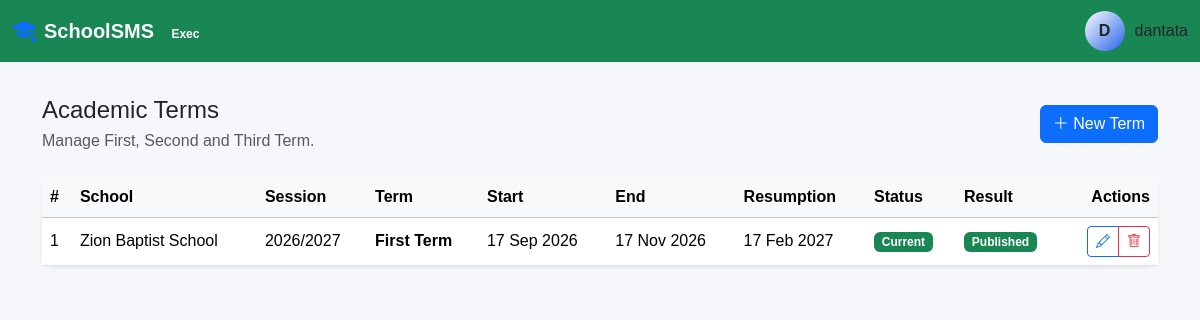
Screenshot of /academics/terms/ (signed in) with the database file from the repository.
### accounts/models.py (models this page shows, shortened)
class User(AbstractUser):
    class Role(models.TextChoices):
        SUPER_ADMIN = (
            "super_admin",
            "Super Administrator",
        )
        SCHOOL_ADMIN = (
            "school_admin",
            "School Administrator",
        )
        PRINCIPAL = (
            "principal",
            "Principal",
        )
        VICE_PRINCIPAL = (
            "vice_principal",
            "Vice Principal",
        )
        HEAD_TEACHER = (
            "head_teacher",
            "Head Teacher",
        )
        TEACHER = (
            "teacher",
            "Teacher",
        )
        FORM_TEACHER = (
            "form_teacher",
            "Form Teacher",
        )
        BURSAR = (
            "bursar",
            "Bursar",
        )
        ACCOUNTANT = (
            "accountant",
            "Accountant",
        )
        REGISTRAR = (
            "registrar",
            "Registrar",
        )
        STUDENT = (
            "student",
            "Student",
        )
        PARENT = (
            "parent",
            "Parent/Guardian",
        )
    school = models.ForeignKey(
        "schools.School",
        on_delete=models.SET_NULL,
        null=True,
        blank=True,
        related_name="users",
    )
    role = models.CharField(
        max_length=30,
        choices=Role.choices,
        default=Role.TEACHER,
    )
    phone = models.CharField(
        max_length=20,
        blank=True,
    )
    staff_id = models.CharField(
        max_length=50,
        null=True,
        blank=True,
    )
    profile_photo = models.ImageField(
        upload_to="accounts/profiles/",
        blank=True,
        null=True,
    )
    address = models.TextField(
        blank=True,
    )
    date_of_birth = models.DateField(
        blank=True,
        null=True,
    )
    is_verified = models.BooleanField(
        default=False,
    )
    created_at = models.DateTimeField(
        auto_now_add=True,
    )
    updated_at = models.DateTimeField(
        auto_now=True,
    )
    class Meta:
        ordering = [
            "first_name",
            "last_name",
        ]
        constraints = [
            models.UniqueConstraint(
                fields=[
                    "school",
                    "staff_id",
                ],
                condition=Q(
                    staff_id__isnull=False,
                ),
                name="unique_staff_id_per_school",
            ),
        ]

### academics/models.py (models this page shows, shortened)
class Term(models.Model):
    class TermType(models.TextChoices):
        FIRST = "first", "First Term"
        SECOND = "second", "Second Term"
        THIRD = "third", "Third Term"
    session = models.ForeignKey(
        AcademicSession,
        on_delete=models.CASCADE,
        related_name="terms",
    )
    term = models.CharField(
        max_length=10,
        choices=TermType.choices,
    )
    start_date = models.DateField()
    end_date = models.DateField()
    next_term_resumption_date = models.DateField(
        null=True,
        blank=True,
    )
    is_current = models.BooleanField(
        default=False,
    )
    result_published = models.BooleanField(
        default=False,
    )
    created_at = models.DateTimeField(
        auto_now_add=True,
    )
    updated_at = models.DateTimeField(
        auto_now=True,
    )
    class Meta:
        ordering = [
            "session",
            "term",
        ]
        constraints = [
            models.UniqueConstraint(
                fields=[
                    "session",
                    "term",
                ],
                name="unique_session_term",
            ),
        ]

class AcademicSession(models.Model):
    school = models.ForeignKey(
        "schools.School",
        on_delete=models.CASCADE,
        related_name="academic_sessions",
    )
    name = models.CharField(
        max_length=20,
        help_text="Example: 2026/2027",
    )
    start_date = models.DateField()
    end_date = models.DateField()
    is_current = models.BooleanField(
        default=False,
    )
    created_at = models.DateTimeField(
        auto_now_add=True,
    )
    updated_at = models.DateTimeField(
        auto_now=True,
    )
    class Meta:
        ordering = ["-start_date"]
        constraints = [
            models.UniqueConstraint(
                fields=[
                    "school",
                    "name",
                ],
                name="unique_school_academic_session",
            ),
        ]

### schools/models.py (models this page shows, shortened)
class School(models.Model):
    name = models.CharField(
        max_length=255,
    )
    short_name = models.CharField(
        max_length=50,
        blank=True,
    )
    address = models.TextField()
    phone = models.CharField(
        max_length=30,
        blank=True,
    )
    email = models.EmailField(
        blank=True,
    )
    website = models.URLField(
        blank=True,
    )
    logo = models.ImageField(
        upload_to="schools/logos/",
        blank=True,
        null=True,
        validators=[
            FileExtensionValidator(
                allowed_extensions=[
                    "jpg",
                    "jpeg",
                    "png",
                    "webp",
                ]
            )
        ],
    )
    motto = models.CharField(
        max_length=255,
        blank=True,
    )
    principal_name = models.CharField(
        max_length=150,
        blank=True,
    )
    principal_signature = models.ImageField(
        upload_to="schools/signatures/",
        blank=True,
        null=True,
        validators=[
            FileExtensionValidator(
                allowed_extensions=[
                    "jpg",
                    "jpeg",
                    "png",
                    "webp",
                ]
            )
        ],
    )
    principal_stamp = models.ImageField(
        upload_to="schools/stamps/",
        blank=True,
        null=True,
        validators=[
            FileExtensionValidator(
                allowed_extensions=[
                    "jpg",
                    "jpeg",
                    "png",
                    "webp",
                ]
            )
        ],
    )
    is_active = models.BooleanField(
        default=True,
    )
    created_at = models.DateTimeField(
        auto_now_add=True,
    )
    updated_at = models.DateTimeField(
        auto_now=True,
    )
    class Meta:
        ordering = ["name"]

### academics/views.py (the view)
@login_required
def term_list(request):
    terms = (
        Term.objects
        .select_related(
            "session",
            "session__school",
        )
        .all()
    )
    return render(
        request,
        "academics/term_list.html",
        {
            "terms": terms,
        },
    )

### templates/academics/term_list.html (shortened to what this page needs)
{% extends "base.html" %}
{% block content %}
<div class="container pt-5">
    <div class="d-flex justify-content-between align-items-center mb-4">
        <div>
            <h4 class="mb-1">
                Academic Terms
            </h4>
            <p class="text-muted mb-0">
                Manage First, Second and Third Term.
            </p>
        </div>
        <a
            href="{% url 'academics:term_create' %}"
            class="btn btn-primary"
        >
            <i class="bi bi-plus-lg"></i>
            New Term
        </a>
    </div>
    <div class="card border-0 shadow-sm">
        <div class="card-body p-0">
            <div class="table-responsive">
                <table class="table table-hover align-middle mb-0">
                    <thead class="table-light">
                        <tr>
                            <th>#</th>
                            <th>School</th>
                            <th>Session</th>
                            <th>Term</th>
                            <th>Start</th>
                            <th>End</th>
                            <th>Resumption</th>
                            <th>Status</th>
                            <th>Result</th>
                            <th class="text-end">
                                Actions
                            </th>
                        </tr>
                    </thead>
                    <tbody>
                        {% for term in terms %}
                            <tr>
                                <td>
                                    {{ forloop.counter }}
                                </td>
                                <td>
                                    {{ term.session.school.name }}
                                </td>
                                <td>
                                    {{ term.session.name }}
                                </td>
                                <td>
                                    <strong>
                                        {{ term.get_term_display }}
                                    </strong>
                                </td>
                                <td>
                                    {{ term.start_date|date:"d M Y" }}
                                </td>
                                <td>
                                    {{ term.end_date|date:"d M Y" }}
                                </td>
                                <td>
                                    {% if term.next_term_resumption_date %}
                                        {{ term.next_term_resumption_date|date:"d M Y" }}
                                    {% else %}
                                        -
                                    {% endif %}
                                </td>
                                <td>
                                    {% if term.is_current %}
                                        <span class="badge text-bg-success">
                                            Current
                                        </span>
                                    {% else %}
                                        <span class="badge text-bg-light text-dark">
                                            -
                                        </span>
                                    {% endif %}
                                </td>
                                <td>
                                    {% if term.result_published %}
                                        <span class="badge text-bg-success">
                                            Published
                                        </span>
                                    {% else %}
                                        <span class="badge text-bg-warning">
                                            Pending
                                        </span>
                                    {% endif %}
                                </td>
                                <td class="text-end">
                                    <div class="btn-group">
                                        <a
                                            href="{% url 'academics:term_update' term.pk %}"
                                            class="btn btn-sm btn-outline-primary"
                                        >
                                            <i class="bi bi-pencil"></i>
                                        </a>
                                        <a
                                            href="{% url 'academics:term_delete' term.pk %}"
                                            class="btn btn-sm btn-outline-danger"
                                        >
                                            <i class="bi bi-trash"></i>
                                        </a>
                                    </div>
                                </td>
                            </tr>
                        {% endfor %}
                    </tbody>
                </table>
            </div>
        </div>
    </div>
</div>
{% endblock %}

### templates/base.html (shortened to what this page needs)
{% load static %}
<!DOCTYPE html>
<html lang="en">
<head>
    <link
        href="https://cdn.jsdelivr.net/npm/bootstrap@5.3.3/dist/css/bootstrap.min.css"
        rel="stylesheet"
    >
    <link
        href="https://cdn.jsdelivr.net/npm/bootstrap-icons@1.11.3/font/bootstrap-icons.css"
        rel="stylesheet"
    >
     <link
     rel="stylesheet"
     href="{% static 'css/sms.css' %}"
    >
</head>
<body>
    <nav class="navbar fixed-top bg-success" data-bs-theme="dark">
    <div class="container-fluid d-flex justify-content-between align-items-center">
        {% if request.user.role == 'super_admin' %}
            <a class="navbar-brand d-flex align-items-center gap-2 fw-bold text-light text-decoration-none" href="/admin/">
                <i class="bi bi-shield-lock-fill text-danger fs-4"></i>
                <span>SchoolSMS <span class="badge bg-danger-subtle text-danger rounded-pill fs-8 ms-1">Root</span></span>
            </a>
        {% elif request.user.role == 'principal' or request.user.role == 'vice_principal' %}
            <a class="navbar-brand d-flex align-items-center gap-2 fw-bold text-light text-decoration-none" href="{% url 'dashboard:dashboard' %}">
                <i class="bi bi-mortarboard-fill text-primary fs-4"></i>
                <span>SchoolSMS <span class="badge bg-purple-subtle text-purple rounded-pill fs-8 ms-1">Exec</span></span>
            </a>
        {% elif request.user.role == 'bursar' or request.user.role == 'accountant' %}
            <a class="navbar-brand d-flex align-items-center gap-2 fw-bold text-light text-decoration-none" href="{% url 'dashboard:dashboard' %}">
                <i class="bi bi-wallet2 text-warning fs-4"></i>
                <span>SchoolSMS <span class="badge bg-warning-subtle text-warning rounded-pill fs-8 ms-1">Finance</span></span>
            </a>
        {% elif request.user.role == 'parent' %}
            <a class="navbar-brand d-flex align-items-center gap-2 fw-bold text-light text-decoration-none" href="{% url 'dashboard:dashboard' %}">
                <i class="bi bi-people-fill text-light fs-4"></i>
                <span>SchoolSMS <span class="badge bg-light text-light rounded-pill fs-8 ms-1">Parent Portal</span></span>
            </a>
        {% else %}
            <a class="navbar-brand d-flex align-items-center gap-2 fw-bold text-light text-decoration-none" href="{% url 'dashboard:dashboard' %}">
                <i class="bi bi-mortarboard-fill text-primary fs-4"></i>
                <span>SchoolSMS</span>
            </a>
        {% endif %}
        <div class="d-flex gap-2">
            <div class="user-profile">
                <div class="avatar">
                    {{ user.username|first|upper }}
                </div>
                <span>
                    {{ user.username }}
                </span>
            </div>
        </div>
    </div>
</nav>
<div class="container-fluid pt-4 mt-4">
</div>
{% block content %}
{% endblock %}
</body>
</html>

### templates/base.html (style rules this page uses)
:root { --bg: #0b0b12; --sidebar: #11111a; --card: #151520; --border: #262638; --text: #ffffff; --muted: #fff; --primary: #ffffff; --secondary: #2563eb; }
body { background: #f5f7fb; font-family: Arial, sans-serif; }
.card { border: 0; border-radius: 12px; box-shadow: 0 2px 10px rgba(0, 0, 0, 0.05); }
.table th { white-space: nowrap; }
.fs-8 { font-size: 0.75rem; }
.user-profile { display: flex; align-items: center; gap: 10px; }
.avatar { width: 40px; height: 40px; display: flex; justify-content: center; align-items: center; border-radius: 50%; background: linear-gradient( 135deg, var(--primary), var(--secondary) ); font-weight: bold; }

### rows the page displays
User: username|first "D", username "dantata"
Term: session.school.name "Zion Baptist School", session.name "2026/2027", term "First Term", start_date "17 Sep 2026", end_date "17 Nov 2026", next_term_resumption_date "17 Feb 2027", is_current "Current", result_published "Published"
